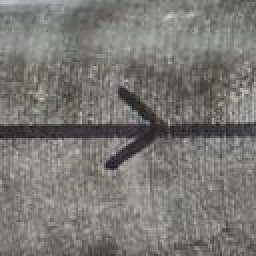
#> input picture notebooks/regression_files/images_0.jpg, 128 x 128 px (shown 2 times larger)
$ python blur.py --images ../notebooks/regression_files   (older library calls are emulated)
#> lines starting #> are read from the running program, lines starting #| are printed output that depends on the picture; after the words box and inside, x2 and y2 are one past the last pixel; in counts of white or black regions, pixels touching at a corner belong together
# [13 lines of commented-out code are left out]
from imutils import paths
import argparse
import cv2

def variance_of_laplacian(image):
	# compute the Laplacian of the image and then return the focus
	# measure, which is simply the variance of the Laplacian
	return cv2.Laplacian(image, cv2.CV_64F).var()

# construct the argument parse and parse the arguments
ap = argparse.ArgumentParser()
ap.add_argument("-i", "--images", required=True,
	help="path to input directory of images")
ap.add_argument("-t", "--threshold", type=float, default=100.0,
	help="focus measures that fall below this value will be considered 'blurry'")
args = vars(ap.parse_args())

# loop over the input images
for imagePath in paths.list_images(args["images"]):
	# load the image, convert it to grayscale, and compute the
	# focus measure of the image using the Variance of Laplacian
	# method
	image = cv2.imread(imagePath)
#> image is the input picture: shape (128, 128, 3); mean B, G, R 116.3, 120.2, 121.2
	gray = cv2.cvtColor(image, cv2.COLOR_BGR2GRAY)
	fm = variance_of_laplacian(gray)
#> fm = 1076.6
	text = "Not Blurry"
	# if the focus measure is less than the supplied threshold,
	# then the image should be considered "blurry"
	if fm < args["threshold"]:
		text = "Blurry"
	# show the image
	cv2.putText(image, "{}: {:.2f}".format(text, fm), (10, 30),
		cv2.FONT_HERSHEY_SIMPLEX, 0.8, (0, 0, 255), 3)
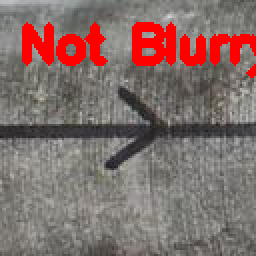
#> image: shape (128, 128, 3) (shown 2 times larger); 8.1% of pixels changed, all inside (x1, y1, x2, y2) = (11, 11, 128, 39)
	cv2.imshow("Image", image)
	key = cv2.waitKey(0)
#> (key Esc is pressed here)
#> pass 2 of the loop `for imagePath in paths.list_images(args["images"]):`:
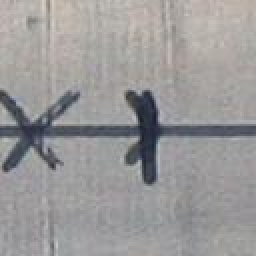
#> input picture notebooks/regression_files/images_1.jpg, 128 x 128 px (shown 2 times larger)
#> image is the input picture: shape (128, 128, 3); mean B, G, R 153.1, 153, 154.4
#> fm = 238
#> `cv2.putText(image, "{}: {:.2f}".format(text, fm), (10, 30), cv2.FONT_H..`:
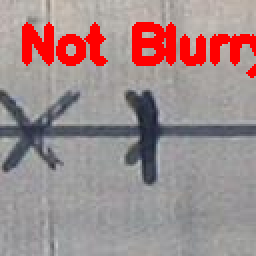
#> image: shape (128, 128, 3) (shown 2 times larger); 8.1% of pixels changed, all inside (x1, y1, x2, y2) = (11, 11, 128, 39)
#> (key Enter is pressed here)
